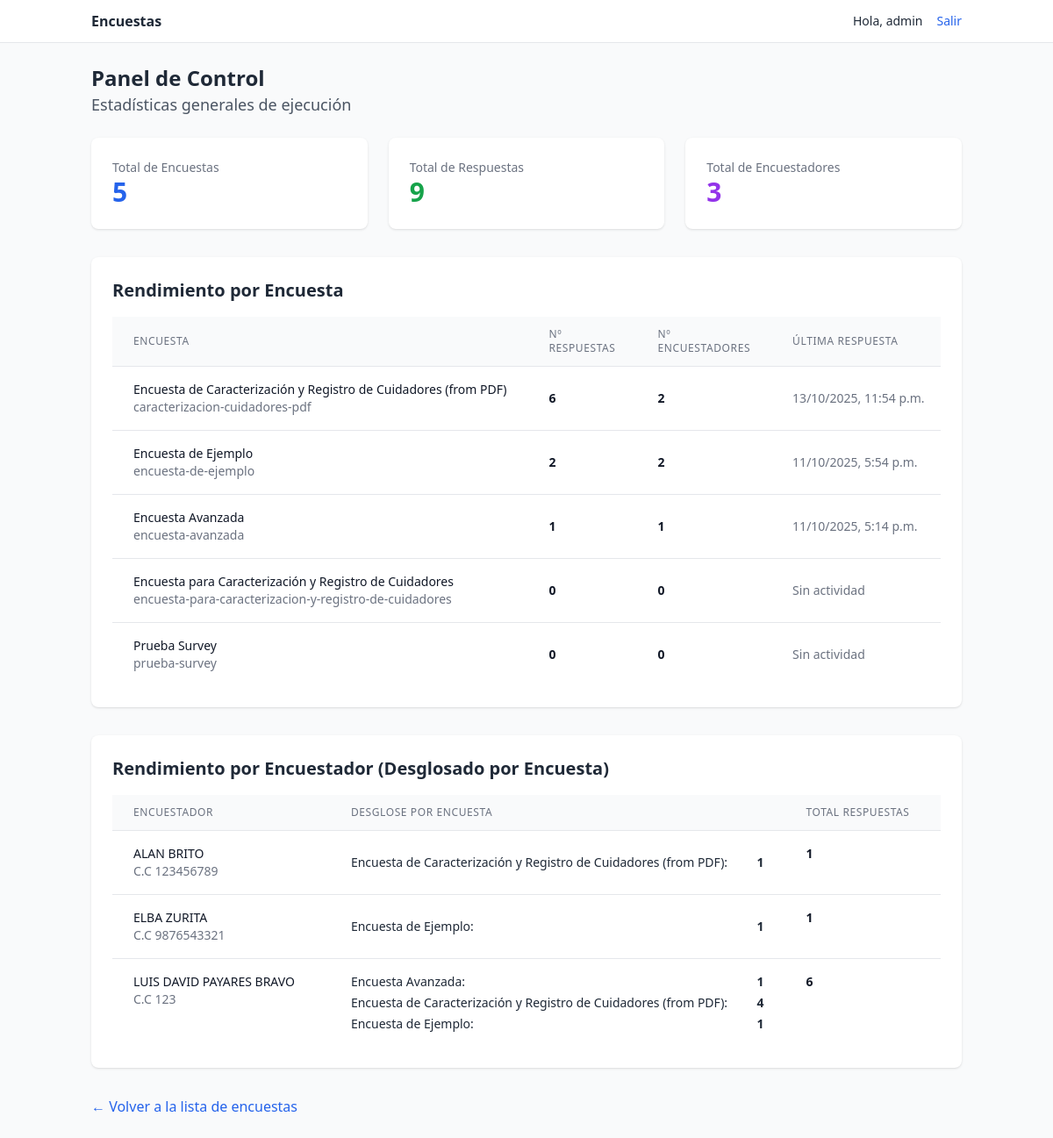
The page /dashboard/ (signed in) on the database its author committed.
### surveys/models.py (models this page shows, shortened)
class Survey(models.Model):
    name = models.CharField(max_length=200, unique=True)
    description = models.TextField(blank=True)
    code = models.SlugField(max_length=80, unique=True)
    is_active = models.BooleanField(default=True)
    created_at = models.DateTimeField(auto_now_add=True)
    require_token = models.BooleanField(default=False)

class Interviewer(models.Model):
    full_name = models.CharField(max_length=200)
    document_number = models.CharField(max_length=30, unique=True)
    document_type = models.CharField(max_length=5, choices=DOCUMENT_TYPES)
    phone = models.CharField(max_length=30, blank=True)
    email = models.EmailField(blank=True)

### surveys/views.py (the view)
# urls.py: path("dashboard/", views.dashboard_view, name="dashboard"),
@login_required
def dashboard_view(request):
    if not request.user.is_staff:
        messages.error(request, "Acceso no autorizado.")
        return redirect('surveys:list')
    total_surveys = Survey.objects.count()
    total_responses = ResponseSet.objects.count()
    total_interviewers = Interviewer.objects.count()
    surveys_stats = Survey.objects.annotate(
        response_count=Count('responses'),
        interviewer_count=Count('responses__interviewer', distinct=True),
        last_response_date=Max('responses__created_at')
    ).order_by('-last_response_date')
    interviewer_survey_stats = ResponseSet.objects.filter(interviewer__isnull=False).values(
        'interviewer__full_name',
        'interviewer__document_type',
        'interviewer__document_number',
        'survey__name'
    ).annotate(
        count=Count('id')
    ).order_by('interviewer__full_name', 'survey__name')
    grouped_stats = {}
    for item in interviewer_survey_stats:
        interviewer_name = item['interviewer__full_name']
        if interviewer_name not in grouped_stats:
            grouped_stats[interviewer_name] = {
                'details': {
                    'full_name': interviewer_name,
                    'document': f"{item['interviewer__document_type']} {item['interviewer__document_number']}"
                },
                'surveys': [],
                'total_responses': 0
            }
        grouped_stats[interviewer_name]['surveys'].append({
            'name': item['survey__name'],
            'count': item['count']
        })
        grouped_stats[interviewer_name]['total_responses'] += item['count']
    context = {
        'total_surveys': total_surveys,
        'total_responses': total_responses,
        'total_interviewers': total_interviewers,
        'surveys_stats': surveys_stats,
        'interviewers_stats_grouped': grouped_stats,
    }
    return render(request, 'surveys/dashboard.html', context)

### surveys/templates/surveys/dashboard.html (shortened to what this page needs)
{% extends "surveys/base.html" %}
{% block content %}
<div class="mb-6">
  <h1 class="text-2xl font-bold">Panel de Control</h1>
  <p class="text-lg text-gray-600">Estadísticas generales de ejecución</p>
</div>
<div class="grid grid-cols-1 md:grid-cols-3 gap-6 mb-8">
  <div class="bg-white p-6 rounded-lg shadow">
    <h3 class="text-gray-500 text-sm font-medium">Total de Encuestas</h3>
    <p class="text-3xl font-bold text-blue-600">{{ total_surveys }}</p>
  </div>
  <div class="bg-white p-6 rounded-lg shadow">
    <h3 class="text-gray-500 text-sm font-medium">Total de Respuestas</h3>
    <p class="text-3xl font-bold text-green-600">{{ total_responses }}</p>
  </div>
  <div class="bg-white p-6 rounded-lg shadow">
    <h3 class="text-gray-500 text-sm font-medium">Total de Encuestadores</h3>
    <p class="text-3xl font-bold text-purple-600">{{ total_interviewers }}</p>
  </div>
</div>
<div class="bg-white p-6 rounded-lg shadow">
  <h2 class="text-xl font-semibold mb-4">Rendimiento por Encuesta</h2>
  <div class="overflow-x-auto">
    <table class="min-w-full divide-y divide-gray-200">
      <thead class="bg-gray-50">
        <tr>
          <th scope="col" class="px-6 py-3 text-left text-xs font-medium text-gray-500 uppercase tracking-wider">Encuesta</th>
          <th scope="col" class="px-6 py-3 text-left text-xs font-medium text-gray-500 uppercase tracking-wider">Nº Respuestas</th>
          <th scope="col" class="px-6 py-3 text-left text-xs font-medium text-gray-500 uppercase tracking-wider">Nº Encuestadores</th>
          <th scope="col" class="px-6 py-3 text-left text-xs font-medium text-gray-500 uppercase tracking-wider">Última Respuesta</th>
        </tr>
      </thead>
      <tbody class="bg-white divide-y divide-gray-200">
        {% for survey in surveys_stats %}
          <tr>
            <td class="px-6 py-4 whitespace-nowrap">
              <div class="text-sm font-medium text-gray-900">{{ survey.name }}</div>
              <div class="text-sm text-gray-500">{{ survey.code }}</div>
            </td>
            <td class="px-6 py-4 whitespace-nowrap text-sm text-gray-900 font-bold">{{ survey.response_count }}</td>
            <td class="px-6 py-4 whitespace-nowrap text-sm text-gray-900 font-bold">{{ survey.interviewer_count }}</td>
            <td class="px-6 py-4 whitespace-nowrap text-sm text-gray-500">
              {% if survey.last_response_date %}
                {{ survey.last_response_date|date:"d/m/Y, P" }}
              {% else %}
                Sin actividad
              {% endif %}
            </td>
          </tr>
        {% empty %}
          <tr>
            <td colspan="5" class="px-6 py-4 text-center text-sm text-gray-500">No hay encuestas para mostrar.</td>
          </tr>
        {% endfor %}
      </tbody>
    </table>
  </div>
</div>
<div class="mt-8 bg-white p-6 rounded-lg shadow">
  <h2 class="text-xl font-semibold mb-4">Rendimiento por Encuestador (Desglosado por Encuesta)</h2>
  <div class="overflow-x-auto">
    <table class="min-w-full divide-y divide-gray-200">
      <thead class="bg-gray-50">
        <tr>
          <th scope="col" class="px-6 py-3 text-left text-xs font-medium text-gray-500 uppercase tracking-wider">Encuestador</th>
          <th scope="col" class="px-6 py-3 text-left text-xs font-medium text-gray-500 uppercase tracking-wider">Desglose por Encuesta</th>
          <th scope="col" class="px-6 py-3 text-left text-xs font-medium text-gray-500 uppercase tracking-wider">Total Respuestas</th>
        </tr>
      </thead>
      <tbody class="bg-white divide-y divide-gray-200">
        {% for name, data in interviewers_stats_grouped.items %}
          <tr>
            <td class="px-6 py-4 align-top">
              <div class="text-sm font-medium text-gray-900">{{ data.details.full_name }}</div>
              <div class="text-sm text-gray-500">{{ data.details.document }}</div>
            </td>
            <td class="px-6 py-4 whitespace-nowrap">
                <ul class="text-sm text-gray-800 space-y-1">
                    {% for survey in data.surveys %}
                        <li class="flex justify-between">
                            <span>{{ survey.name }}:</span>
                            <span class="font-semibold">{{ survey.count }}</span>
                        </li>
                    {% endfor %}
                </ul>
            </td>
            <td class="px-6 py-4 whitespace-nowrap text-sm text-gray-900 font-bold align-top">{{ data.total_responses }}</td>
          </tr>
        {% empty %}
          <tr>
            <td colspan="3" class="px-6 py-4 text-center text-sm text-gray-500">No hay actividad de encuestadores para mostrar.</td>
          </tr>
        {% endfor %}
      </tbody>
    </table>
  </div>
</div>
<div class="mt-8">
    <a href="{% url 'surveys:list' %}" class="text-blue-600 hover:underline">&larr; Volver a la lista de encuestas</a>
</div>
{% endblock %}

### surveys/templates/surveys/base.html (shortened to what this page needs)
{% load static %}
<!doctype html>
<html lang="es">
<head>
  <script src="https://cdn.tailwindcss.com"></script>
</head>
<body class="bg-gray-50 text-gray-800">
  <nav class="bg-white border-b sticky top-0 z-10">
    <div class="max-w-5xl mx-auto px-4 py-3 flex items-center justify-between">
      <a href="{% url 'surveys:list' %}" class="flex items-center gap-2 font-semibold">
        Encuestas
      </a>
      <div class="flex items-center gap-4">
        {% if user.is_authenticated %}
          <span class="text-sm">Hola, {{ user.username }}</span>
          <a class="text-sm text-blue-600" href="{% url 'logout' %}">Salir</a>
        {% elif not public %}
          <a class="text-sm text-blue-600" href="{% url 'login' %}">Ingresar</a>
          <a class="text-sm text-blue-600" href="{% url 'signup' %}">Crear cuenta</a>
        {% endif %}
      </div>
    </div>
  </nav>
  <main class="max-w-5xl mx-auto px-4 py-6">
    {% block content %}{% endblock %}
  </main>
</body>
</html>

### rows shown on the page
Survey: name "Encuesta de Caracterización y Registro de Cuidadores (from PDF)", code "caracterizacion-cuidadores-pdf", response_count "6", interviewer_count "2", last_response_date "13/10/2025, 11:54 p.m."
Survey: name "Encuesta de Ejemplo", code "encuesta-de-ejemplo", response_count "2", interviewer_count "2", last_response_date "11/10/2025, 5:54 p.m."
Survey: name "Encuesta Avanzada", code "encuesta-avanzada", response_count "1", interviewer_count "1", last_response_date "11/10/2025, 5:14 p.m."
Survey: name "Encuesta para Caracterización y Registro de Cuidadores", code "encuesta-para-caracterizacion-y-registro-de-cuidadores", response_count "0", interviewer_count "0", shows "Sin actividad"
Survey: name "Prueba Survey", code "prueba-survey", response_count "0", interviewer_count "0", shows "Sin actividad"
Interviewer: details.full_name "ALAN BRITO", details.document "C.C 123456789", name "Encuesta de Caracterización y Registro de Cuidadores (from PDF)", count "1", total_responses "1"
Interviewer: details.full_name "ELBA ZURITA", details.document "C.C 9876543321", name "Encuesta de Ejemplo", count "1", total_responses "1"
Interviewer: details.full_name "LUIS DAVID PAYARES BRAVO", details.document "C.C 123", name "Encuesta Avanzada" "Encuesta de Caracterización y Registro de Cuidadores (from PDF)" "Encuesta de Ejemplo", count "1" "4" "1", total_responses "6"

### other values the page prints
{{ user.username }} "admin"
{{ total_surveys }} "5"
{{ total_responses }} "9"
{{ total_interviewers }} "3"
